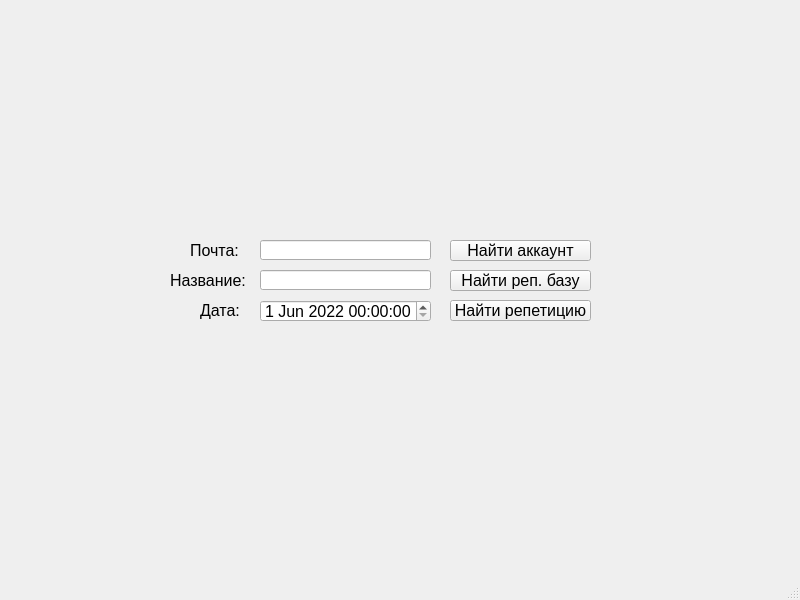
<?xml version="1.0" encoding="UTF-8"?>
<ui version="4.0">
 <class>MainWindow</class>
 <widget class="QMainWindow" name="MainWindow">
  <property name="geometry">
   <rect>
    <x>0</x>
    <y>0</y>
    <width>800</width>
    <height>600</height>
   </rect>
  </property>
  <property name="windowTitle">
   <string>MainWindow</string>
  </property>
  <widget class="QWidget" name="centralwidget">
   <widget class="QLineEdit" name="mail_edit">
    <property name="geometry">
     <rect>
      <x>260</x>
      <y>240</y>
      <width>171</width>
      <height>20</height>
     </rect>
    </property>
   </widget>
   <widget class="QLabel" name="label">
    <property name="geometry">
     <rect>
      <x>190</x>
      <y>240</y>
      <width>61</width>
      <height>20</height>
     </rect>
    </property>
    <property name="font">
     <font>
      <pointsize>12</pointsize>
     </font>
    </property>
    <property name="text">
     <string>Почта:</string>
    </property>
   </widget>
   <widget class="QPushButton" name="find_acc_button">
    <property name="geometry">
     <rect>
      <x>450</x>
      <y>240</y>
      <width>141</width>
      <height>21</height>
     </rect>
    </property>
    <property name="font">
     <font>
      <pointsize>12</pointsize>
     </font>
    </property>
    <property name="text">
     <string>Найти аккаунт</string>
    </property>
   </widget>
   <widget class="QPushButton" name="find_base_button">
    <property name="geometry">
     <rect>
      <x>450</x>
      <y>270</y>
      <width>141</width>
      <height>21</height>
     </rect>
    </property>
    <property name="font">
     <font>
      <pointsize>12</pointsize>
     </font>
    </property>
    <property name="text">
     <string>Найти реп. базу</string>
    </property>
   </widget>
   <widget class="QLabel" name="label_2">
    <property name="geometry">
     <rect>
      <x>170</x>
      <y>270</y>
      <width>81</width>
      <height>20</height>
     </rect>
    </property>
    <property name="font">
     <font>
      <pointsize>12</pointsize>
     </font>
    </property>
    <property name="text">
     <string>Название:</string>
    </property>
   </widget>
   <widget class="QLineEdit" name="name_edit">
    <property name="geometry">
     <rect>
      <x>260</x>
      <y>270</y>
      <width>171</width>
      <height>20</height>
     </rect>
    </property>
   </widget>
   <widget class="QDateTimeEdit" name="date_edit">
    <property name="geometry">
     <rect>
      <x>260</x>
      <y>300</y>
      <width>171</width>
      <height>22</height>
     </rect>
    </property>
    <property name="font">
     <font>
      <pointsize>12</pointsize>
     </font>
    </property>
    <property name="date">
     <date>
      <year>2022</year>
      <month>6</month>
      <day>1</day>
     </date>
    </property>
   </widget>
   <widget class="QLabel" name="label_3">
    <property name="geometry">
     <rect>
      <x>200</x>
      <y>300</y>
      <width>51</width>
      <height>20</height>
     </rect>
    </property>
    <property name="font">
     <font>
      <pointsize>12</pointsize>
     </font>
    </property>
    <property name="text">
     <string>Дата:</string>
    </property>
   </widget>
   <widget class="QPushButton" name="find_reh_button">
    <property name="geometry">
     <rect>
      <x>450</x>
      <y>300</y>
      <width>141</width>
      <height>21</height>
     </rect>
    </property>
    <property name="font">
     <font>
      <pointsize>12</pointsize>
     </font>
    </property>
    <property name="text">
     <string>Найти репетицию</string>
    </property>
   </widget>
  </widget>
  <widget class="QMenuBar" name="menubar">
   <property name="geometry">
    <rect>
     <x>0</x>
     <y>0</y>
     <width>800</width>
     <height>18</height>
    </rect>
   </property>
  </widget>
  <widget class="QStatusBar" name="statusbar"/>
 </widget>
 <resources/>
 <connections/>
</ui>
